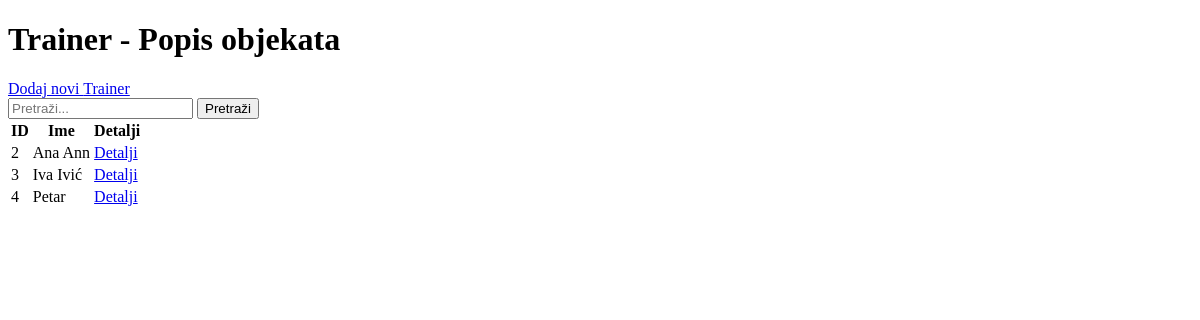
Before: /trainer/ with the older database file.
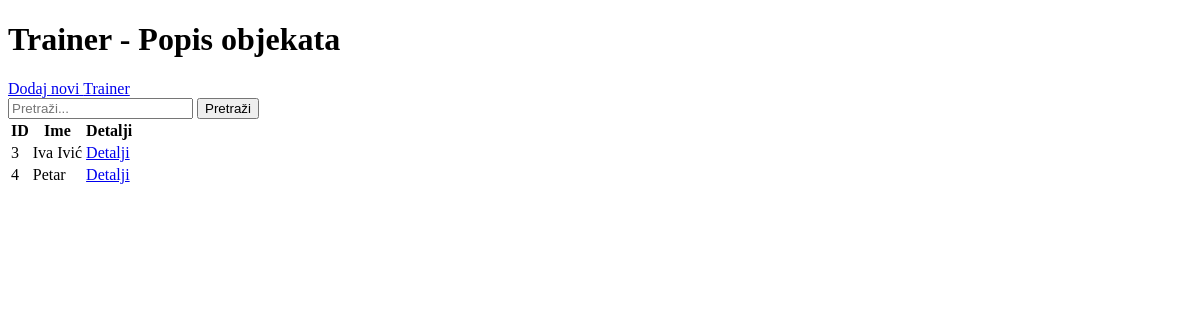
After: the same page with the newer database file.
### teretana/models.py (models this page shows, shortened)
class BaseModel(models.Model):
    name = models.CharField(max_length=100, unique=True)
    class Meta:
        abstract = True

class Trainer(BaseModel):
    email = models.EmailField(unique=True)

### teretana/views.py (the view, shortened to what this page needs)
# urls.py: path('<str:model>/', GenericListView.as_view(), name='generic_list'),
class GenericListView(ListView):
    template_name = 'generic_list.html'
    context_object_name = 'objects'
    paginate_by = 10
    def get_queryset(self):
        model_name = self.kwargs.get('model')
        query = self.request.GET.get('q')
        model = {
            'trainer': Trainer,
            'workoutplan': WorkoutPlan,
            'exercise': Exercise,
            'plantreninga': PlanTreninga,
            'trening': Trening,
            'clanstvo': Clanstvo,
            'vjezba': Vjezba,
        }.get(model_name)
        if model:
            queryset = model.objects.all()
            return queryset
        return []
    def get_context_data(self, **kwargs):
        context = super().get_context_data(**kwargs)
        model_name = self.kwargs.get('model')
        context['model_name'] = model_name
        return context

### teretana/templates/generic_list.html
<!DOCTYPE html>
<html>
    <body>
        <h1>{{ model_name|capfirst }} - Popis objekata</h1>
        <a href="{% url 'generic_create' model=model_name %}">Dodaj novi {{ model_name|capfirst }}</a>
        <form method="get">
            <input type="text" name="q" placeholder="Pretraži..." value="{{ request.GET.q }}">
            <button type="submit">Pretraži</button>
        </form>
        <table>
            <thead>
                <tr>
                    <th>ID</th>
                    <th>Ime</th>
                    <th>Detalji</th>
                </tr>
            </thead>
            <tbody>
                {% for object in objects %}
                    <tr>
                        <td>{{ object.id }}</td>
                        <td>{{ object.name }}</td>
                        <td><a href="{% url 'generic_detail' model=model_name pk=object.id %}">Detalji</a></td>
                    </tr>
                {% endfor %}
            </tbody>
        </table>
    </body>
</html>

Changed rows visible on the page:
removed Trainer: id "2", name "Ana Ann"
